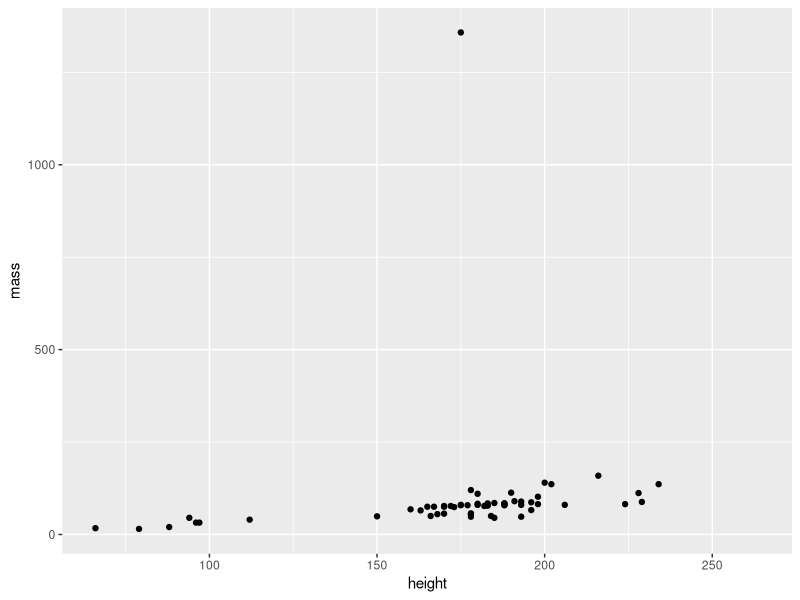
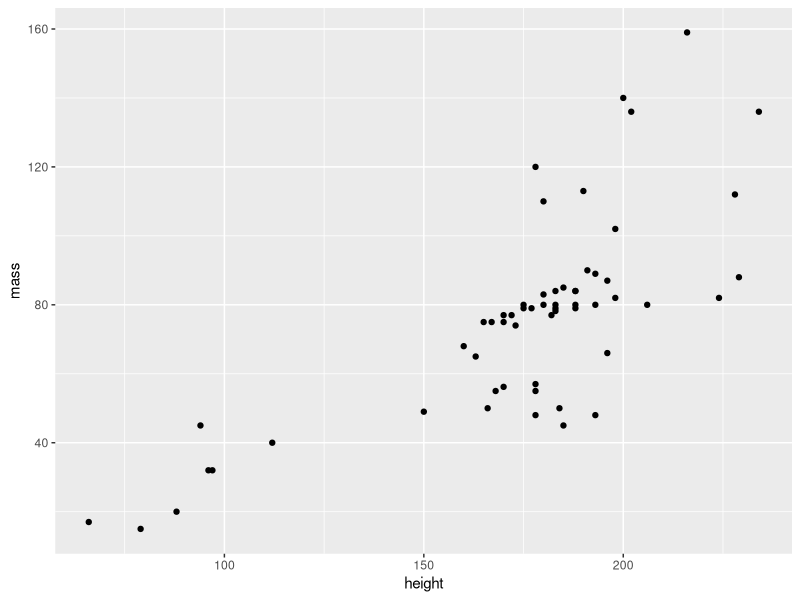
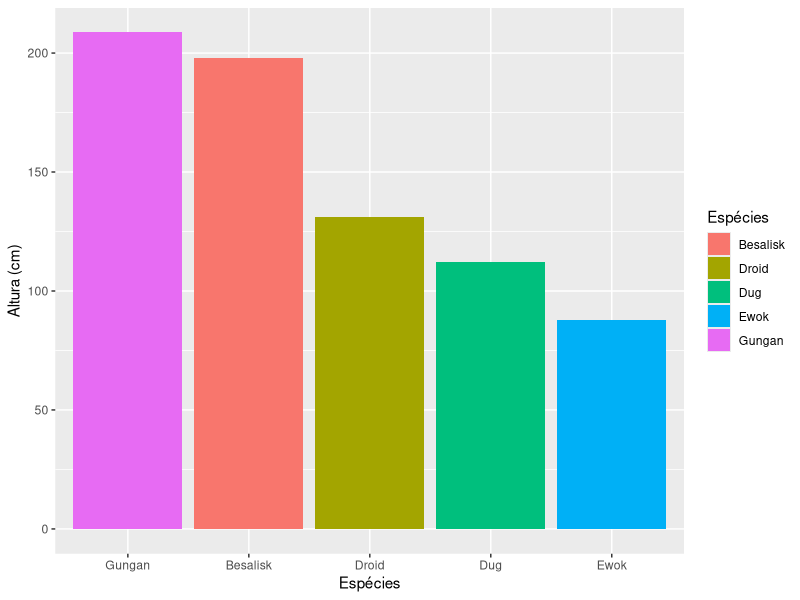
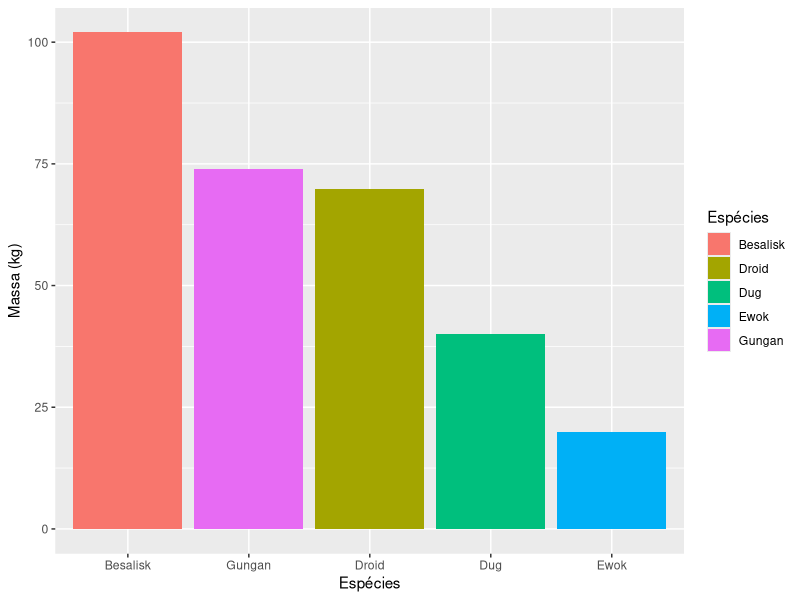
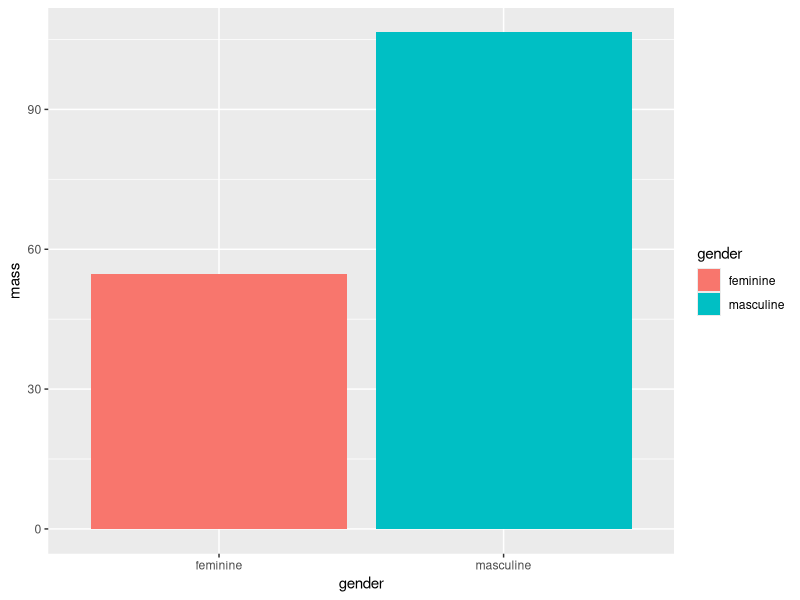
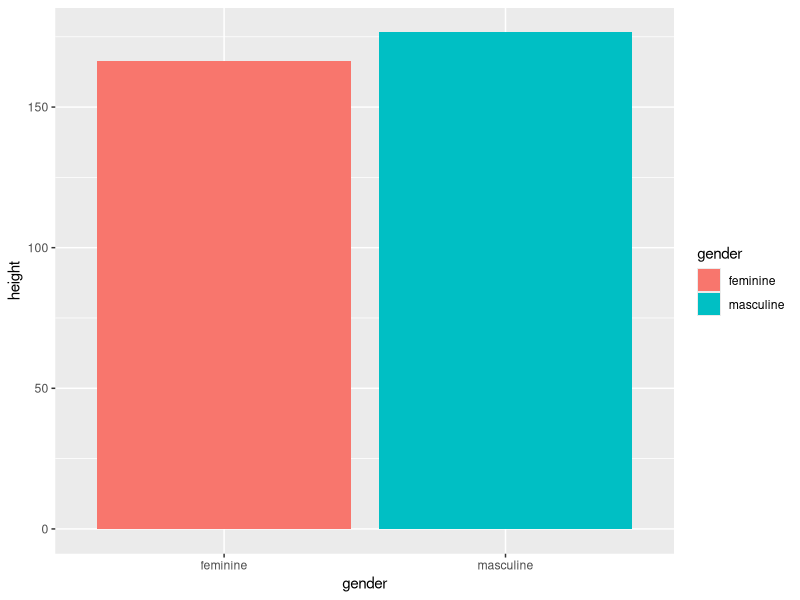
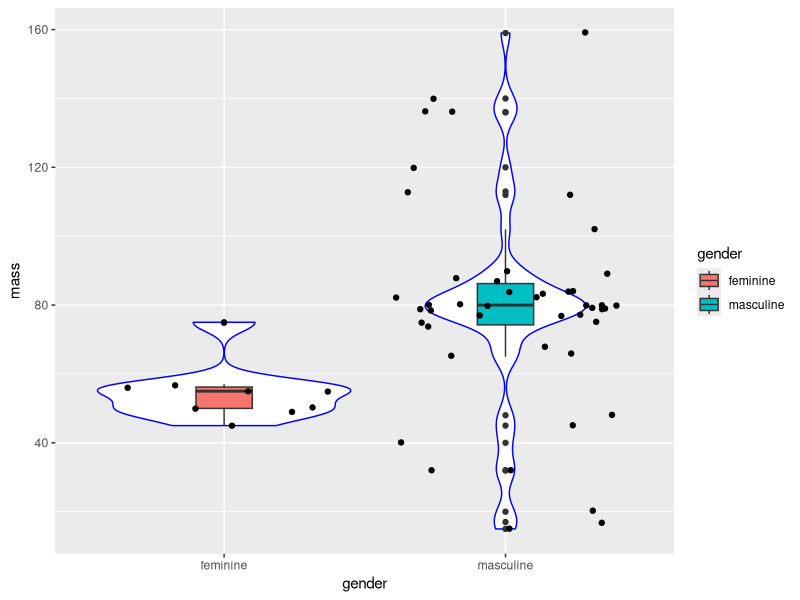
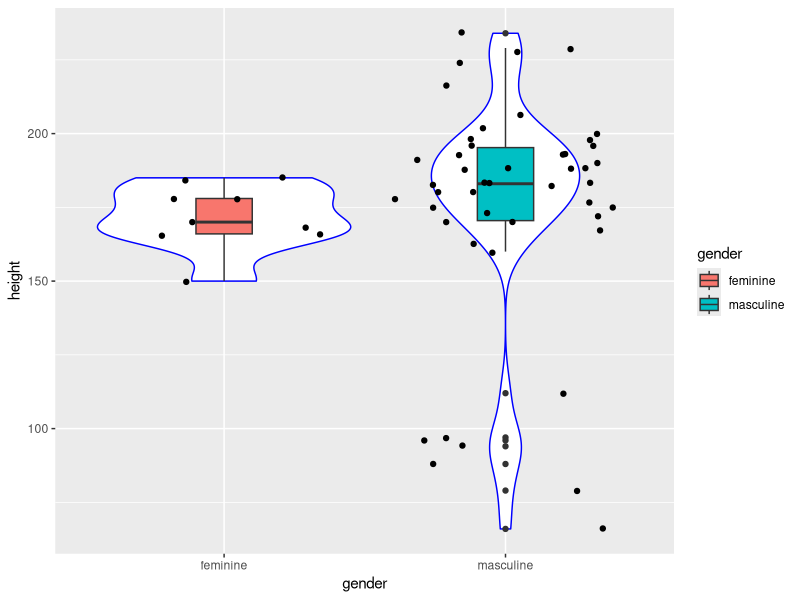

Generate these figures, in order, with R:

# Pacotes tidyverse - Prática -----------------------------------------------------------------------------------------------------------------------------
# Autoria do script: Jeanne Franco ---------------------------------------------------------------------------------------------------------
# Data: 17/03/2022 -------------------------------------------------------------------------------------------------------------------------

# Carregar pacotes -------------------------------------------------------------------------------------------------------------------------

library(dplyr)
library(ggplot2)

# Carregar dados ---------------------------------------------------------------------------------------------------------------------------

dados <- starwars
View(dados)

# Manipulação de dados 1 -------------------------------------------------------------------------------------------------------------------

dados %>%
  select(mass, hair_color) %>%
  filter(hair_color == "brown")

dados %>%
  select(height, hair_color) %>%
  filter(hair_color == "brown")

dados_1 <- dados %>%
  select(height, mass) %>%
  summarise_at(c("height", "mass"), list(max, min), na.rm = TRUE) 
dados_1

dados_2 <- dados %>%
  select(height, mass) 
dados_2

# Gráfico 1 --------------------------------------------------------------------------------------------------------------------------------

ggplot(dados_2, aes(x = height, y = mass)) +
  geom_point()

# Manipulação de dados 2 -------------------------------------------------------------------------------------------------------------------

dados_2 <- dados %>%
  select(height, mass) %>%
  filter(mass != 1358) # Elimina o valor máximo (outlier que impede ver a tendência)
dados_2

# Gráfico 2 --------------------------------------------------------------------------------------------------------------------------------

ggplot(dados_2, aes(x = height, y = mass)) +
  geom_point()

# Manipulação de dados 3 -------------------------------------------------------------------------------------------------------------------

dados_3 <- dados %>%
  select(height, mass, species) %>%
  filter(species %in% c("Besalisk", "Dug", "Gungan", "Ewok", "Droid")) %>%
  group_by(species) %>%
  summarise_all(list(mean), na.rm = TRUE)
dados_3

# Gráficos 3 -------------------------------------------------------------------------------------------------------------------------------

plot_altura <- ggplot(dados_3, aes(x = species, y = height)) +
  geom_col(aes(fill = species)) +
  scale_x_discrete(limits = c("Gungan", "Besalisk", "Droid", "Dug", "Ewok")) +
  scale_fill_discrete(name = "Espécies") +
  labs(x = "Espécies", y = "Altura (cm)")
plot_altura

plot_massa <- ggplot(dados_3, aes(x = species, y = mass)) +
  geom_col(aes(fill = species)) +
  scale_x_discrete(limits = c("Besalisk", "Gungan", "Droid", "Dug", "Ewok")) +
  scale_fill_discrete(name = "Espécies") +
  labs(x = "Espécies", y = "Massa (kg)")
plot_massa

# Manipulação de dados 4 -------------------------------------------------------------------------------------------------------------------

dados_4 <- dados %>%
  select(gender, mass, height) %>%
  filter(gender %in% c("feminine", "masculine")) %>%
  group_by(gender) %>%
  summarise_all(list(mean), na.rm = TRUE)
dados_4  

# Gráficos 4 -------------------------------------------------------------------------------------------------------------------------------

massa_genero <- ggplot(dados_4, aes(x = gender, y = mass)) +
  geom_col(aes(fill = gender))
massa_genero

altura_genero <- ggplot(dados_4, aes(x = gender, y = height)) +
  geom_col(aes(fill = gender))
altura_genero

# Manipulação de dados 5 -------------------------------------------------------------------------------------------------------------------

dados_5 <- dados %>%
  select(gender, mass, height) %>%
  filter(gender %in% c("feminine", "masculine")) %>%
  filter(mass != 1358)
dados_5

# Gráficos 5 -------------------------------------------------------------------------------------------------------------------------------

massa_genero_box <- ggplot(dados_5, aes(x = gender, y = mass)) +
  geom_violin(col = "blue") +
  geom_boxplot(aes(fill = gender), width = 0.2) +
  geom_jitter()
massa_genero_box

altura_genero_box <- ggplot(dados_5, aes(x = gender, y = height)) +
  geom_violin(col = "blue") +
  geom_boxplot(aes(fill = gender), width = 0.2) +
  geom_jitter()
altura_genero_box

# Manipulação de dados 6 -------------------------------------------------------------------------------------------------------------------

dados_6 <- dados %>%
  select(species, birth_year) %>%
  filter(species %in% c("Human", "Droid", "Wookiee", "Ewok", "Cerean")) %>%
  group_by(species) %>%
  summarise(mean(birth_year, na.rm = TRUE))
dados_6
  
dados_6 <- dados %>%
  select(species, birth_year) %>%
  filter(species %in% c("Human", "Droid", "Wookiee", "Ewok", "Cerean")) %>%
  group_by(species) %>%
  summarise_all(list(mean), na.rm = TRUE)
dados_6

# Gráfico 6 -------------------------------------------------------------------------------------------------------------------------------

ggplot(dados_6, aes(x = species, y = birth_year)) +
  geom_col(aes(fill = species)) +
  scale_x_discrete(limits = c("Wookiee", "Cerean", "Human", "Droid", "Ewok"))

# Manipulação de dados 7 -------------------------------------------------------------------------------------------------------------------

dados_7 <- dados %>%
  select(height, mass, birth_year, skin_color) %>%
  filter(skin_color %in% c("green", "red", "blue", "brown", "dark")) %>%
  group_by(skin_color) %>%
  summarise_at(c("height", "mass", "birth_year"), list(mean), na.rm = TRUE)
dados_7

# Gráficos 7 -------------------------------------------------------------------------------------------------------------------------------

altura_pele <- ggplot(dados_7, aes(x = skin_color, y = height)) +
  geom_col(fill = "#cab2d6") +
  scale_x_discrete(limits = c("green", "brown", "red", "dark", "blue")) +
  theme_light()
altura_pele

massa_pele <- ggplot(dados_7, aes(x = skin_color, y = mass)) +
  geom_col(fill = "#cab2d6") +
  scale_x_discrete(limits = c("blue", "dark", "green", "red", "brown")) +
  theme_light()
massa_pele

idade_pele <- ggplot(dados_7, aes(x = skin_color, y = birth_year)) +
  geom_col(fill = "#cab2d6") +
  scale_x_discrete(limits = c("brown", "blue", "dark", "red", "green")) +
  theme_light()
idade_pele
